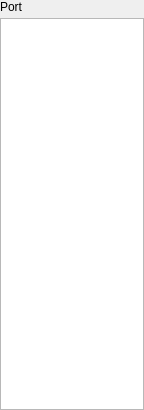
<?xml version="1.0" encoding="UTF-8"?>
<ui version="4.0">
 <class>MIDIPortSelectionForm</class>
 <widget class="QWidget" name="MIDIPortSelectionForm">
  <property name="geometry">
   <rect>
    <x>0</x>
    <y>0</y>
    <width>144</width>
    <height>410</height>
   </rect>
  </property>
  <property name="minimumSize">
   <size>
    <width>144</width>
    <height>0</height>
   </size>
  </property>
  <property name="maximumSize">
   <size>
    <width>240</width>
    <height>16777215</height>
   </size>
  </property>
  <property name="focusPolicy">
   <enum>Qt::WheelFocus</enum>
  </property>
  <property name="windowTitle">
   <string>Port Selection</string>
  </property>
  <layout class="QVBoxLayout" name="verticalLayout">
   <property name="spacing">
    <number>4</number>
   </property>
   <property name="margin">
    <number>0</number>
   </property>
   <item>
    <widget class="QLabel" name="portLabel">
     <property name="maximumSize">
      <size>
       <width>260</width>
       <height>16777215</height>
      </size>
     </property>
     <property name="focusPolicy">
      <enum>Qt::WheelFocus</enum>
     </property>
     <property name="text">
      <string>Port</string>
     </property>
     <property name="buddy">
      <cstring>portTreeWidget</cstring>
     </property>
    </widget>
   </item>
   <item>
    <widget class="QTreeWidget" name="portTreeWidget">
     <property name="maximumSize">
      <size>
       <width>260</width>
       <height>16777215</height>
      </size>
     </property>
     <property name="selectionMode">
      <enum>QAbstractItemView::ExtendedSelection</enum>
     </property>
     <property name="selectionBehavior">
      <enum>QAbstractItemView::SelectRows</enum>
     </property>
     <attribute name="headerVisible">
      <bool>false</bool>
     </attribute>
     <column>
      <property name="text">
       <string notr="true">1</string>
      </property>
     </column>
    </widget>
   </item>
  </layout>
 </widget>
 <resources/>
 <connections/>
</ui>
